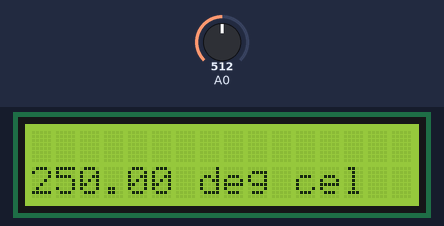
Bench run of a sketch on a simulated Arduino Uno, built with avr-gcc and run on an emulated ATmega328P. On the bench: 16×2 character LCD. Inputs (shaded band) come from the test bench; at power-on: A0 = 512.

Above: at 1.2 s.
1.3 s: A0 set to 716
At 2.9 s:
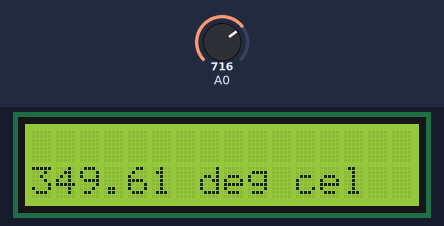
3.6 s: A0 set to 900
At 4.5 s:
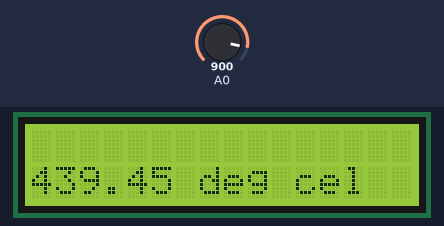
5.6 s: A0 set to 1023
At 7.2 s:
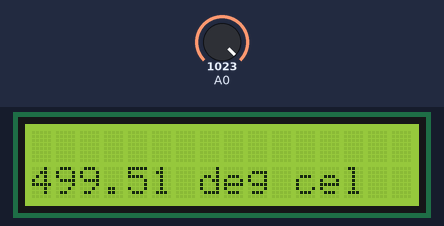
Timing chart, 0 to 8.7 s (numbered marks = the images above; inputs shaded):
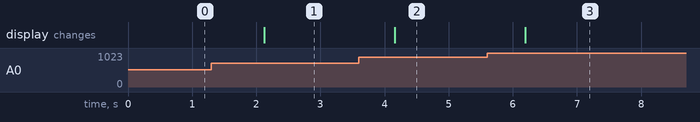

The sketch:

ADC.ino
```cpp
/*To read the analog values and print it on the Serial monitor*/
#include <Wire.h>
#include <LiquidCrystal_I2C.h>
LiquidCrystal_I2C lcd(0x27, 16, 2);
 // set the LCD address to 0x27 for a 16 chars and 2 line display
void setup()
  {
    // put your setup code here, to run once:
     lcd.init();
     lcd.backlight();
     lcd.clear();
     lcd.home();
     lcd.setCursor(0, 0);
     lcd.print("ADC");
  }
        void loop()
         {
           // put your main code here, to run repeatedly:
           String temperature;
           //reading the analog output voltage fromtemperature sensor and converting it to deg cel (10mv-> 1deg cel)
           temperature = String (((analogRead(A0) *(float)5/ 1024)) /(float) 0.01);

           lcd.clear();
           lcd.setCursor(0, 1);
           lcd.print( temperature);
           lcd.print(" deg cel");

          delay(1000);
         }
```

ldr.cpp
```cpp
#include "ldr.h"
#include "Arduino.h"
#include "main.h"

void init_ldr(void)
{
   pinMode(GARDEN_LIGHT, OUTPUT);

}
unsigned int input_value =0;

void brightness_control(void)
{
/* read ldr values*/
   input_value = analogRead(LDR_SENSOR);

   input_value =  (1023 - input_value)/4;

   analogWrite (GARDEN_LIGHT, input_value);


}
```

ldr.h
```cpp
#ifndef LDR_H
#define LDR_H


#define LDR_SENSOR       A1
#define GARDEN_LIGHT     3


void init_ldr(void);
void brightness_control(void);

#endif
```

main.h
```cpp
#ifndef MAIN_H
#define MAIN_H


#define ON    1
#define OFF   0

#define TEMPERATURE_GAUGE       V1
#define COOLER_V_PIN            V0
#define HEATER_V_PIN            V2
#define WATER_VOL_GAUGE         V3
#define INLET_V_PIN             V4
#define OUTLET_V_PIN            V5
#define BLYNK_TERMINAL_V_PIN    V6


#endif
```

serial_tank.cpp
```cpp
#include "serial_tank.h"
#include "Arduino.h"
#include "main.h"

unsigned int volume_value;
unsigned char valueh, valuel;

void init_serial_tank(void)
{
    Serial.begin(19200);
    Serial.write(0xFF); //sincroniza comunicação
    Serial.write(0xFF);
    Serial.write(0xFF);
}

unsigned int volume(void)
{

   //	sendindg command to request volume of water
 Serial.write(VOLUME);

    while(!Serial.available());
    // reading Higher byte
    valueh = Serial.read();
    while(!Serial.available());
    // reding Lower byte here
    valuel = Serial.read();
    volume_value = (valueh << 8) | valuel;

    return volume_value;
}
void enable_inlet(void)
{


}
void disable_inlet(void)
{

}
void enable_outlet(void)
{

}
void disable_outlet(void)
{

}
```

serial_tank.h
```cpp
#ifndef SERIAL_TANK_H
#define SERIAL_TANK_H


//input digital
#define INLET_VALVE  0x00
#define OUTLET_VALVE 0x01

//sensors digital
#define HIGH_FLOAT 0x10
#define LOW_FLOAT  0x11

//sensor analog
#define VOLUME 0x30

#define   ENABLE  0x01
#define   DISABLE 0x00

void init_serial_tank(void);
void enable_inlet(void);
void enable_outlet(void);
void disable_inlet(void);
void disable_outlet(void);
unsigned int volume(void);

#endif
```

temperature_system.cpp
```cpp
#include "temperature_system.h"
#include "Arduino.h"
#include "main.h"


void init_temperature_system(void)
{
  pinMode(HEATER,OUTPUT);
  pinMode(COOLER,OUTPUT);

  digitalWrite(HEATER,LOW);
  digitalWrite(COOLER,LOW);

}

float read_temperature(void)
{

float temperature;
//reading the analog output voltage fromtemperature sensor and converting it to deg cel (10mv-> 1deg cel)
temperature =(((analogRead(A0) *(float)5/ 1024)) /(float) 0.01);
  return temperature;
}


void cooler_control(bool control)
{
  digitalWrite(COOLER,control);

}

void heater_control(bool control)
{
  digitalWrite(HEATER,control);

}
```

temperature_system.h
```cpp
#ifndef TEMPERATURE_SYSTEM_H
#define TEMPERATURE_SYSTEM_H

#define HEATER                5
#define COOLER                4


#define TEMPERATURE_SENSOR    A0


float read_temperature(void);
void init_temperature_system(void);
void cooler_control(bool control);
void heater_control(bool control);
#endif
```

Measured:
- after the input at 1.3 s, the display: changes after 0.82 s (image 1)
- after the input at 3.6 s, the display: changes after 0.56 s (image 2)
- after the input at 5.6 s, the display: changes after 0.59 s (image 3)
